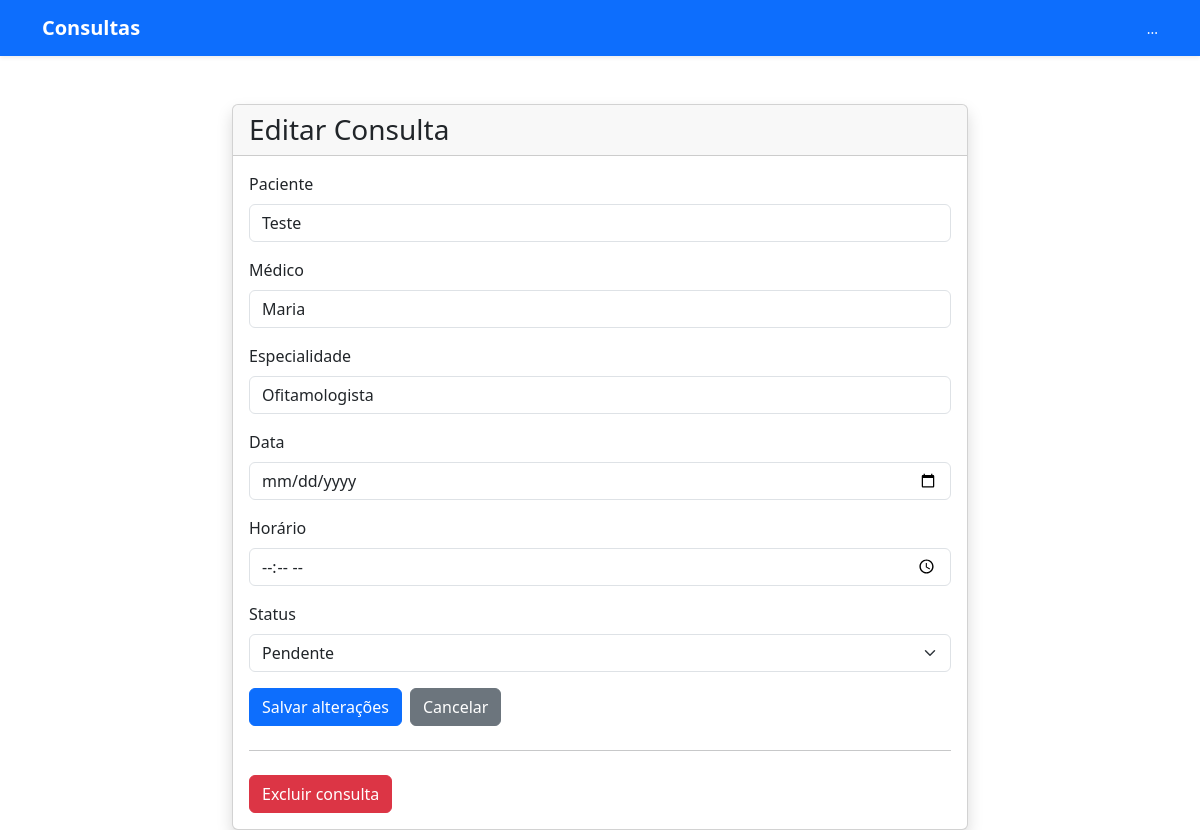
/editar/3/, run on the app's committed database.
### consultas/models.py (models this page shows, shortened)
class Consulta(models.Model):
    paciente = models.CharField(max_length=100)
    medico = models.CharField(max_length=100)
    especialidade = models.CharField(max_length=100)
    data = models.DateField()
    horario = models.TimeField()
    status = models.CharField(max_length=20)

### consultas/views.py (the view)
# urls.py: path('editar/<int:id>/', views.editar, name='editar'),
def editar(request, id):
    consulta = get_object_or_404(Consulta, id=id)
    if request.method == 'POST':
        form = ConsultaForm(request.POST, instance=consulta)
        if form.is_valid():
            form.save()
            return redirect('home_consulta')
    else:
        form = ConsultaForm(instance=consulta)
    return render(request, 'pages/editar.html', {'form': form, 'consulta': consulta})

### consultas/views.py
class ConsultaForm(forms.ModelForm):
    class Meta:
        model = Consulta
        fields = '__all__'

### consultas/templates/pages/editar.html (shortened to what this page needs)
{% extends 'pages/base.html' %}
{% load static %}
{% block content %}
<div class="container mt-5">
    <div class="row justify-content-center">
        <div class="col-md-8">
            <div class="card shadow">
                <div class="card-header">
                    <h3 class="mb-0">Editar Consulta</h3>
                </div>
                <div class="card-body">
                    <form method="POST">
                        <div class="mb-3">
                            <label class="form-label">Paciente</label>
                            <input type="text" name="paciente" class="form-control" value="{{ form.paciente.value|default:'' }}" required>
                        </div>
                        <div class="mb-3">
                            <label class="form-label">Médico</label>
                            <input type="text" name="medico" class="form-control" value="{{ form.medico.value|default:'' }}" required>
                        </div>
                        <div class="mb-3">
                            <label class="form-label">Especialidade</label>
                            <input type="text" name="especialidade" class="form-control" value="{{ form.especialidade.value|default:'' }}" required>
                        </div>
                        <div class="mb-3">
                            <label class="form-label">Data</label>
                            <input type="date" name="data" class="form-control" value="{{ form.data.value|default:'Y-m-d' }}" required>
                        </div>
                        <div class="mb-3">
                            <label class="form-label">Horário</label>
                            <input type="time" name="horario" class="form-control" value="{{ form.horario.value|default:'H:i' }}" required>
                        </div>
                        <div class="mb-3">
                            <label class="form-label">Status</label>
                            <select name="status" class="form-select" required>
                                <option value="Pendente"
                                    {% if form.status.value == "Pendente" %}selected{% endif %}>
                                    Pendente
                                </option>
                            </select>
                        </div>
                        <div class="d-flex gap-2">
                            <button type="submit" class="btn btn-primary">
                                Salvar alterações
                            </button>
                            <a href="{% url 'home_consulta' %}" class="btn btn-secondary">
                                Cancelar
                            </a>
                        </div>
                        <hr class="my-4">
                        <form method="POST" action="{% url 'excluir' consulta.id %}">
                            <button
                                type="submit"
                                class="btn btn-danger"
                                onclick="return confirm('Tem certeza que deseja excluir esta consulta?');">
                                Excluir consulta
                            </button>
                        </form>
                    </form>
                </div>
            </div>
        </div>
    </div>
</div>
{% endblock %}

### data on the page
Consulta: paciente "Teste", medico "Maria", especialidade "Ofitamologista", status "Pendente"
